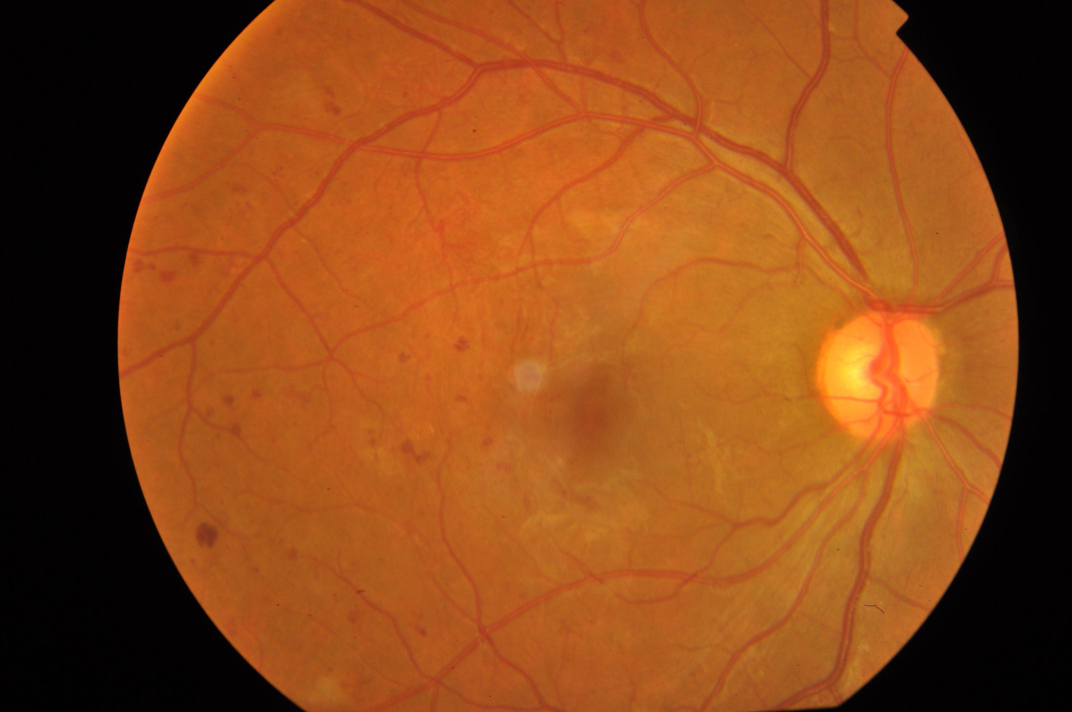
#> input picture model_train/VesselSeg/test/test.png, 3216 x 2136 px, given as the content of the folder input/train_images/1, which was not available (shown at 1/3 size)
$ jupyter execute --allow-errors 'Untitled .ipynb'   (shell and % lines are left out)   (text cells are left out)
#> lines starting #> are read from the running program, lines starting #| are printed output that depends on the picture; after the words box and inside, x2 and y2 are one past the last pixel; in counts of white or black regions, pixels touching at a corner belong together; pictures that were not available may be replaced by others from this repository, and a replacement may not be noted
[cell 1]
# import libraries
import json
import math
from tqdm import tqdm, tqdm_notebook
from tqdm.notebook import tqdm
import gc
import warnings
import os

import cv2
from PIL import Image

import pandas as pd
import scipy
import matplotlib.pyplot as plt

from keras import backend as K
from keras import layers
from keras.applications import EfficientNetV2S
from keras.callbacks import Callback, ModelCheckpoint
# from keras.preprocessing.image import ImageDataGenerator
from tensorflow.keras.preprocessing.image import ImageDataGenerator
from keras.models import Sequential
from keras.optimizers import Adam

from sklearn.model_selection import train_test_split
from sklearn.metrics import cohen_kappa_score, accuracy_score

warnings.filterwarnings("ignore")

[cell 2]
# To have reproducible results and compare them
nr_seed = 2019
import numpy as np
np.random.seed(nr_seed)
import tensorflow as tf
import tensorflow_hub as hub
from tensorflow.keras import layers, Sequential
from tensorflow.keras.utils import plot_model
tf.random.set_seed(nr_seed)
#> (this line was passed over: tensorflow is not available in this run)
#> in preprocess_image, img is the input picture: shape (2136, 3216, 3); mean B, G, R 24.9, 72.4, 139.7

[cell 3]
# Image size
im_size = 224
# Batch size
BATCH_SIZE = 32

#> (a cell that did not finish here is left out)

#> (a cell that did not finish here is left out)

[cell 6]
# [17 lines left out: function display_samples, not called in this run]

#> (the rest of this cell did not finish here and is left out)

[cell 7]
# [8 lines left out: function crop_image1, not called in this run]

def crop_image_from_gray(img,tol=7):
    #crops an RGB image based on a grayscale version of the image and a tolerance value.
#> called with tol = 7
    if img.ndim ==2:
        mask = img>tol
        return img[np.ix_(mask.any(1),mask.any(0))]
    elif img.ndim==3:
        gray_img = cv2.cvtColor(img, cv2.COLOR_RGB2GRAY)
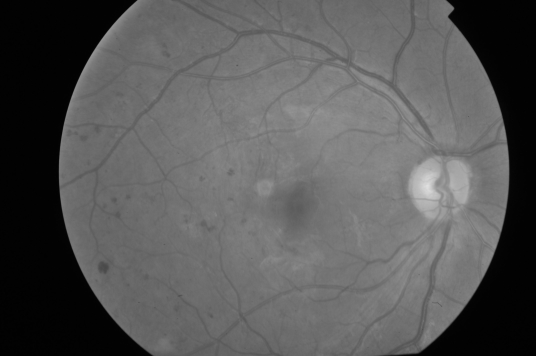
#> gray_img: shape (2136, 3216) (shown at 1/6 size); min 0, max 225, mean 87.2
        mask = gray_img>tol
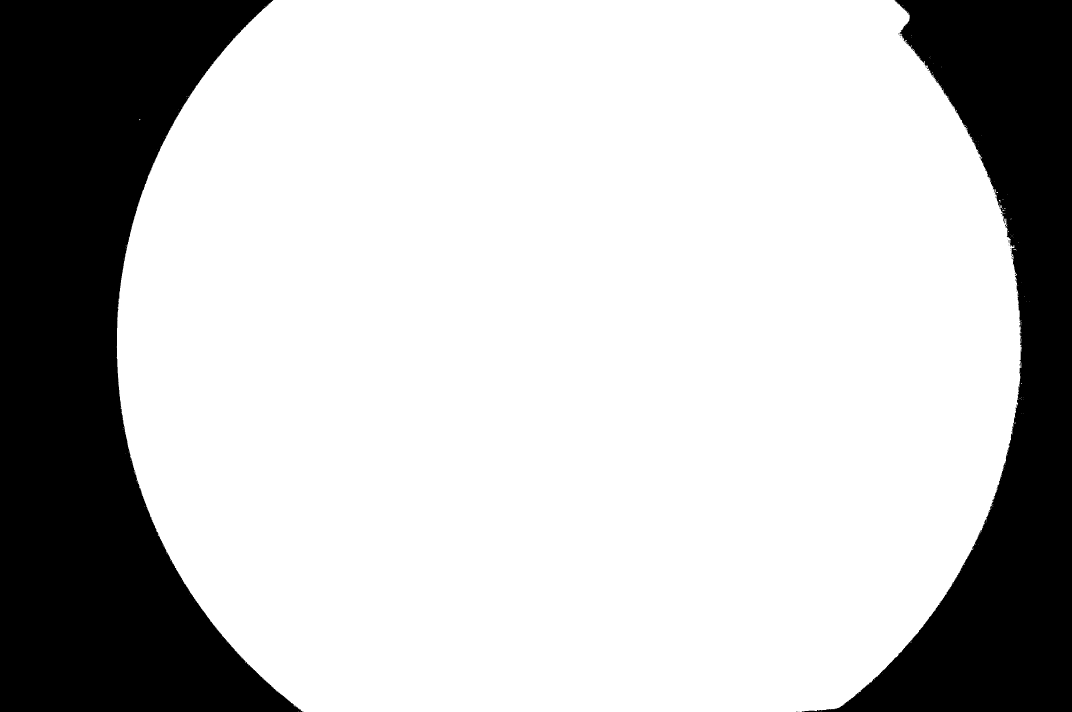
#> mask: shape (2136, 3216) bool (shown at 1/3 size); 74.7% white; 60 black regions (58 under 20 px), largest, box (x1, y1, x2, y2) and area: (0, 0, 910, 2136) 1081979, (2405, 0, 3216, 2136) 656527

        check_shape = img[:,:,0][np.ix_(mask.any(1),mask.any(0))].shape[0]
        if (check_shape == 0): # image is too dark so that we crop out everything,
            return img # return original image
        else:
            img1=img[:,:,0][np.ix_(mask.any(1),mask.any(0))]
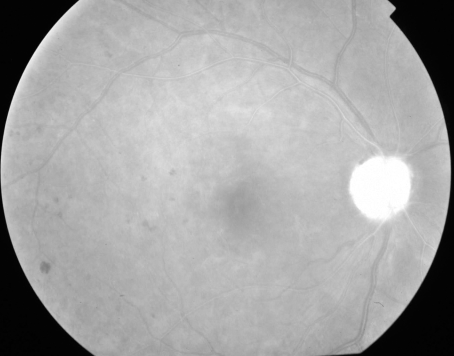
#> img1: shape (2136, 2720) (shown at 1/6 size); min 0, max 255, mean 164.7
            img2=img[:,:,1][np.ix_(mask.any(1),mask.any(0))]
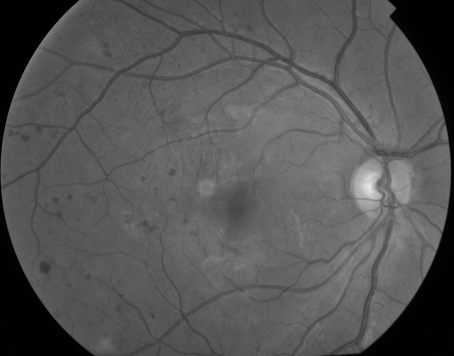
#> img2: shape (2136, 2720) (shown at 1/6 size); min 0, max 235, mean 85.5
            img3=img[:,:,2][np.ix_(mask.any(1),mask.any(0))]
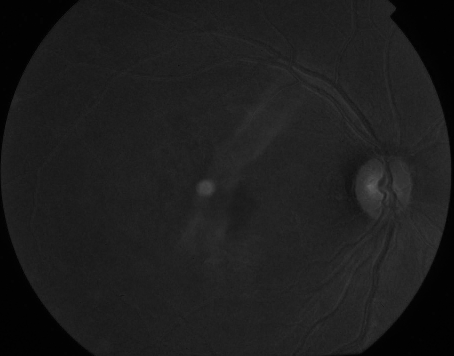
#> img3: shape (2136, 2720) (shown at 1/6 size); min 0, max 100, mean 29.1
            img = np.stack([img1,img2,img3],axis=-1)
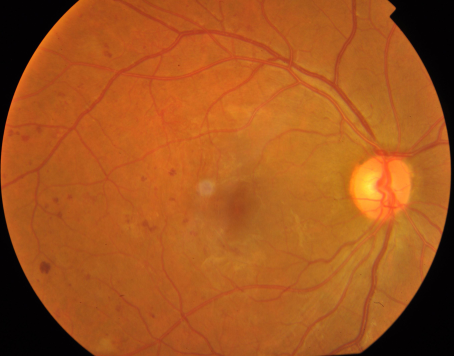
#> img: shape (2136, 2720, 3) (shown at 1/6 size); mean R, G, B 164.7, 85.5, 29.1
        return img

def preprocess_image(image_path, desired_size=224):
    #reads, crops, resizes, and applies a weighted sum and Gaussian blur to an input image.
    img = cv2.imread(image_path)
    img = cv2.cvtColor(img, cv2.COLOR_BGR2RGB)
    img = crop_image_from_gray(img)
    img = cv2.resize(img, (desired_size,desired_size))
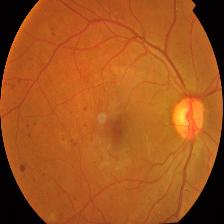
#> img: shape (224, 224, 3); mean R, G, B 164.6, 85.4, 29
    img = cv2.addWeighted(img,4,cv2.GaussianBlur(img, (0,0), desired_size/30) ,-4 ,128)
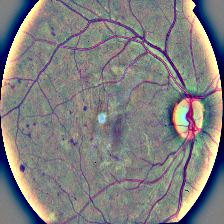
#> img: shape (224, 224, 3); mean R, G, B 129.1, 127.9, 127.8

    return img

# [9 lines left out: function preprocess_image_old, not called in this run]

[cell 8]
import cv2
import os
import numpy as np

def preprocess_and_save_images(input_dir, output_dir, desired_size=224):
    for root, dirs, files in os.walk(input_dir):
        for file in files:
            if file.lower().endswith(('.png', '.jpg', '.jpeg')):
                image_path = os.path.join(root, file)
                output_subdir = root.replace(input_dir, output_dir)
                if not os.path.exists(output_subdir):
                    os.makedirs(output_subdir)

                # 添加调试语句
                print("正在处理图像:", image_path)

                processed_image = preprocess_image(image_path, desired_size)

                # 将 PIL 图像对象转换为 numpy 数组
                processed_image_np = np.array(processed_image)

                # 使用 cv2.cvtColor() 进行颜色空间转换
                processed_image_cv2 = cv2.cvtColor(processed_image_np, cv2.COLOR_RGB2BGR)

                output_image_path = os.path.join(output_subdir, file)
                cv2.imwrite(output_image_path, processed_image_cv2)

# 调用函数
input_dir = 'input/train_images/1'
output_dir = 'preprocessed_images/2019_agument/1'
preprocess_and_save_images(input_dir, output_dir)

[cell 9]
import cv2
import numpy as np
import matplotlib.pyplot as plt

def apply_circle_mask(img, scale=0.9):
    """
    Applies a circular mask to the image to keep the center part and fade the edges.

    Parameters:
    - img: The input image in RGB format.
    - scale: Determines the radius of the circle as a fraction of the image size.

    Returns:
    - The masked image.
    """
#> called with scale = 0.9
    height, width = img.shape[:2]
    center = (width // 2, height // 2)
    radius = int(min(center) * scale)
    mask = np.zeros((height, width), dtype=np.uint8)
    cv2.circle(mask, center, radius, (255, 255, 255), thickness=-1)
#> mask: shape (2136, 3216); 42.2% white; 1 white region, box (x1, y1, x2, y2) and area: (647, 107, 2570, 2030) 2901145
    mask = cv2.cvtColor(mask, cv2.COLOR_GRAY2BGR)
    masked_img = cv2.bitwise_and(img, mask)
    return masked_img

# Example usage
image_path = 'preprocessed_images/2019_agument_total/augmented_5_5777ef74c9ec.png'  # Replace this with the path to your image file
img = cv2.imread(image_path)
img = cv2.cvtColor(img, cv2.COLOR_BGR2RGB)  # Convert BGR to RGB
masked_img = apply_circle_mask(img, scale=0.9)

# Display the result
plt.figure(figsize=(10, 5))
plt.subplot(1, 2, 1)
plt.imshow(img)
plt.title('Original Image')
plt.axis('off')

plt.subplot(1, 2, 2)
plt.imshow(masked_img)
plt.title('Masked Image')
plt.axis('off')

plt.show()

# Optionally, save the result
# output_path = 'path_to_save_masked_image.jpg'  # Specify the output path
# cv2.imwrite(output_path, cv2.cvtColor(masked_img, cv2.COLOR_RGB2BGR))

[cell 10]
import os
def preprocess_and_apply_mask(input_dir, output_dir, scale=0.9):
    for root, dirs, files in os.walk(input_dir):
        for file in files:
            if file.lower().endswith(('.png', '.jpg', '.jpeg')):
                image_path = os.path.join(root, file)
                img = cv2.imread(image_path)
                img = cv2.cvtColor(img, cv2.COLOR_BGR2RGB)  # Convert BGR to RGB
                masked_img = apply_circle_mask(img, scale)
#> call 2 of apply_circle_mask, with scale = 0.9
#> in apply_circle_mask (call 2), `cv2.circle(mask, center, radius, (255, 255, 255), thickness=-1)`:
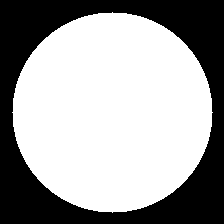
#> mask: shape (224, 224); 62.6% white; 1 black region, box (x1, y1, x2, y2) and area: (0, 0, 224, 224) 18759
#> in apply_circle_mask (call 2), `masked_img = cv2.bitwise_and(img, mask)`:
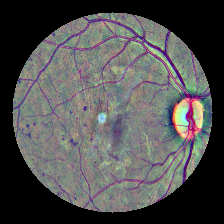
#> masked_img: shape (224, 224, 3); mean R, G, B 80.8, 80.5, 80.2

                # Prepare the output directory and file path
                output_subdir = root.replace(input_dir, output_dir)
                if not os.path.exists(output_subdir):
                    os.makedirs(output_subdir)
                output_image_path = os.path.join(output_subdir, file)

                # Save the masked image
                cv2.imwrite(output_image_path, cv2.cvtColor(masked_img, cv2.COLOR_RGB2BGR))  # Convert RGB back to BGR for saving

# Example call
input_dir = 'preprocessed_images/2019_agument_total'  # The directory containing the images to process
output_dir = 'preprocessed_images/2019_agument_total_qubian'  # The directory to save the processed images
preprocess_and_apply_mask(input_dir, output_dir)

[cell 11]
import os
import shutil

def merge_folders(folder1, folder2, output_folder):
    # 遍历第一个文件夹中的所有子文件夹
    for subdir, dirs, files in os.walk(folder1):
        for dir_name in dirs:
            subdir_path = os.path.join(subdir, dir_name)
            output_subdir = os.path.join(output_folder, dir_name)

            # 创建输出目录的相应子文件夹
            if not os.path.exists(output_subdir):
                os.makedirs(output_subdir)

            # 复制第一个文件夹中的图片
            for file in os.listdir(subdir_path):
                if file.lower().endswith(('.png', '.jpg', '.jpeg')):
                    src_file_path = os.path.join(subdir_path, file)
                    dst_file_path = os.path.join(output_subdir, file)
                    shutil.copy2(src_file_path, dst_file_path)

            # 检查第二个文件夹中相同的子文件夹并复制图片
            subdir_path_2 = os.path.join(folder2, dir_name)
            if os.path.exists(subdir_path_2):
                for file in os.listdir(subdir_path_2):
                    if file.lower().endswith(('.png', '.jpg', '.jpeg')):
                        src_file_path = os.path.join(subdir_path_2, file)
                        dst_file_path = os.path.join(output_subdir, file)
                        shutil.copy2(src_file_path, dst_file_path)

# 设置文件夹路径
folder1 = 'preprocessed_images/test'
folder2 = 'preprocessed_images/train'
output_folder = 'preprocessed_images/total'

# 调用函数
merge_folders(folder1, folder2, output_folder)

[cell 12]
import os
from PIL import Image

def convert_jpeg_to_png(directory):
    """
    将指定目录下的所有.jpeg文件转换为.png格式。
    :param directory: 包含.jpeg文件的目录路径。
    """
    for filename in os.listdir(directory):
        if filename.endswith(".jpeg"):
            # 构建完整的文件路径
            filepath = os.path.join(directory, filename)
            # 加载图像
            img = Image.open(filepath)
            # 构建新的文件名（替换扩展名）
            new_filepath = os.path.join(directory, filename[:-5] + ".png")
            # 保存图像为PNG格式
            img.save(new_filepath, "PNG")
            print(f"Converted {filename} to PNG format.")
            # 可选：如果你想删除原始的.jpeg文件，取消注释下面的行
            os.remove(filepath)
            print(f"Deleted original {filename}.")

# 替换为你的目录路径
directory_path = "preprocessed_images/2015&2019_total"
convert_jpeg_to_png(directory_path)

[cell 13]
import shutil
import os
from pathlib import Path

# Assuming 'folder1' and 'folder2' are the names of the source folders
# and 'new_folder' is the name of the destination folder.
# These folders are located at '/mnt/data/'

folder1_path = 'preprocessed_images/total_noclassical'
folder2_path = 'preprocessed_images/2015_total'
new_folder_path = 'preprocessed_images/2015&2019_total'

# Create a new folder if it does not exist
Path(new_folder_path).mkdir(parents=True, exist_ok=True)

# Function to copy all files from a given source directory to a target directory
def copy_files_to_new_folder(source_folder, target_folder):
    for filename in os.listdir(source_folder):
        file_path = os.path.join(source_folder, filename)
        if os.path.isfile(file_path):
            shutil.copy(file_path, target_folder)

# Copy files from both folders to the new folder
copy_files_to_new_folder(folder1_path, new_folder_path)
copy_files_to_new_folder(folder2_path, new_folder_path)

$ run again, on model_train/VesselSeg/seg/test.png
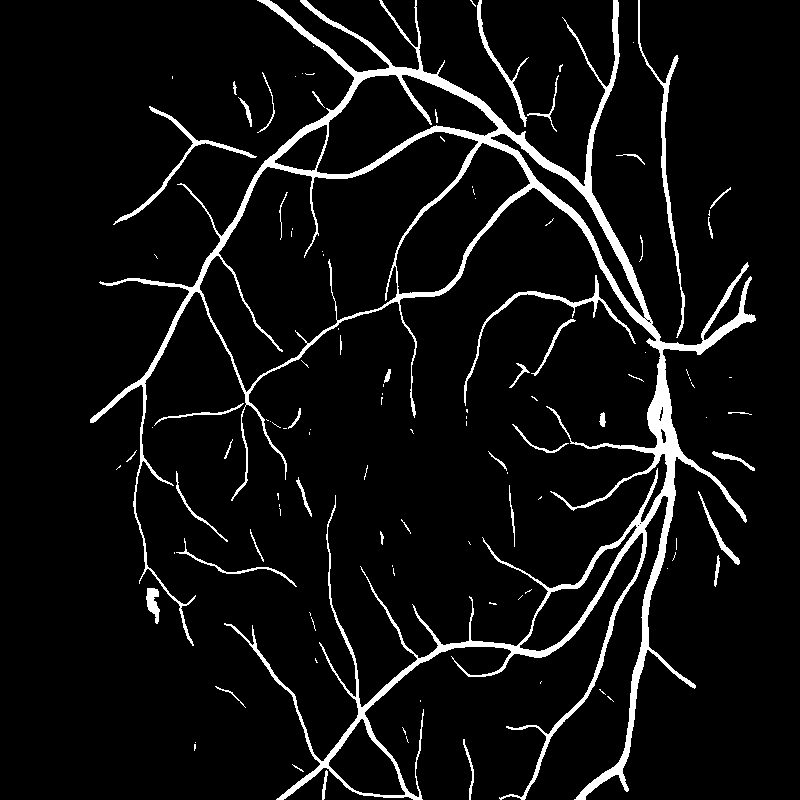
#> input picture model_train/VesselSeg/seg/test.png, 800 x 800 px, given as the content of the folder input/train_images/1, which was not available
#> in preprocess_image, img is the input picture: shape (800, 800, 3); 6.5% white; 114 white regions (70 under 20 px), largest, box (x1, y1, x2, y2) and area: (90, 0, 756, 800) 33379, (638, 0, 685, 338) 1286, (464, 275, 636, 406) 987
#> img1: shape (800, 666); 7.8% white; 114 white regions (70 under 20 px), largest, box (x1, y1, x2, y2) and area: (0, 0, 666, 800) 33379, (548, 0, 595, 338) 1286, (374, 275, 546, 406) 987
#> in apply_circle_mask, `cv2.circle(mask, center, radius, (255, 255, 255), thickness=-1)`:
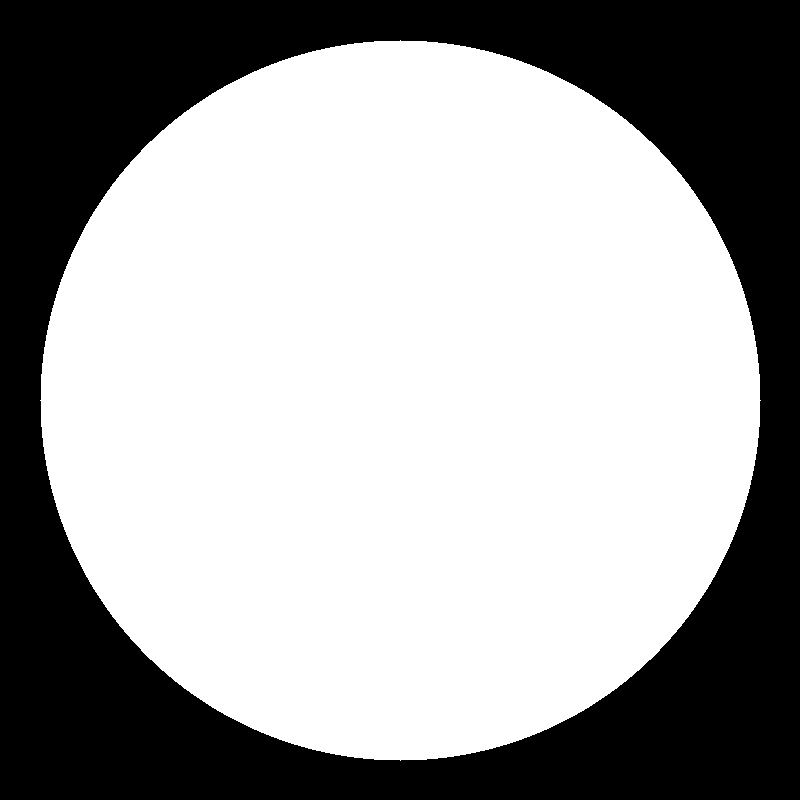
#> mask: shape (800, 800); 63.6% white; 1 black region, box (x1, y1, x2, y2) and area: (0, 0, 800, 800) 232927
#> masked_img: shape (800, 800, 3); 5.5% white; 106 white regions (62 under 20 px), largest, box (x1, y1, x2, y2) and area: (90, 41, 752, 760) 27943, (464, 275, 636, 406) 987, (113, 119, 257, 225) 785
#> in apply_circle_mask (call 2), `masked_img = cv2.bitwise_and(img, mask)`:
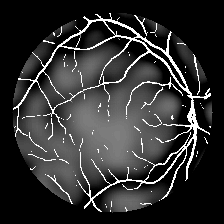
#> masked_img: shape (224, 224, 3); min 0, max 255, mean 48.2
